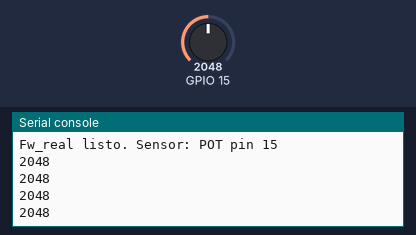
Bench run of a program on a simulated ESP32 board running MicroPython. On the bench: the last lines printed to the serial console. Inputs (shaded band) come from the test bench; at power-on: GPIO 15 = 2048 (analog values on the 0–4095 scale).

Above: at 1.2 s.
1.3 s: GPIO 15 set to 2866
At 1.71 s:
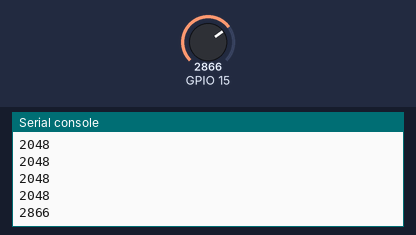
2.8 s: GPIO 15 set to 3603
At 2.91 s:
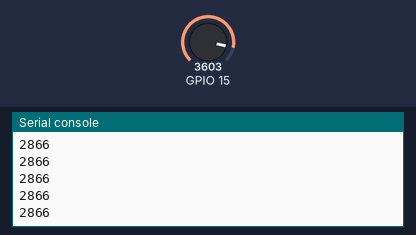
Timing chart, 0 to 5.8 s (numbered marks = the images above; inputs shaded):
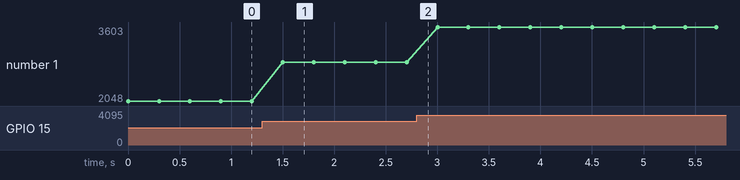

The program:

main.py
```python
from machine import Pin, ADC
import time

SENSOR = "POT"  # "POT" o "LDR"
PIN_POT = 15
PIN_LDR = 35

pin = PIN_POT if SENSOR == "POT" else PIN_LDR
adc = ADC(Pin(pin))
adc.atten(ADC.ATTN_11DB)
adc.width(ADC.WIDTH_12BIT)

print("Fw_real listo. Sensor:", SENSOR, "pin", pin)

while True:
    print(adc.read())
    time.sleep_ms(300)
```

Measured:
- after the input at 1.3 s, the serial console: prints a new line after 0.20 s (image 1)
- plotted number 1: 2048 → 2866 after the input at 1.3 s, 2866 → 3603 after the input at 2.8 s
